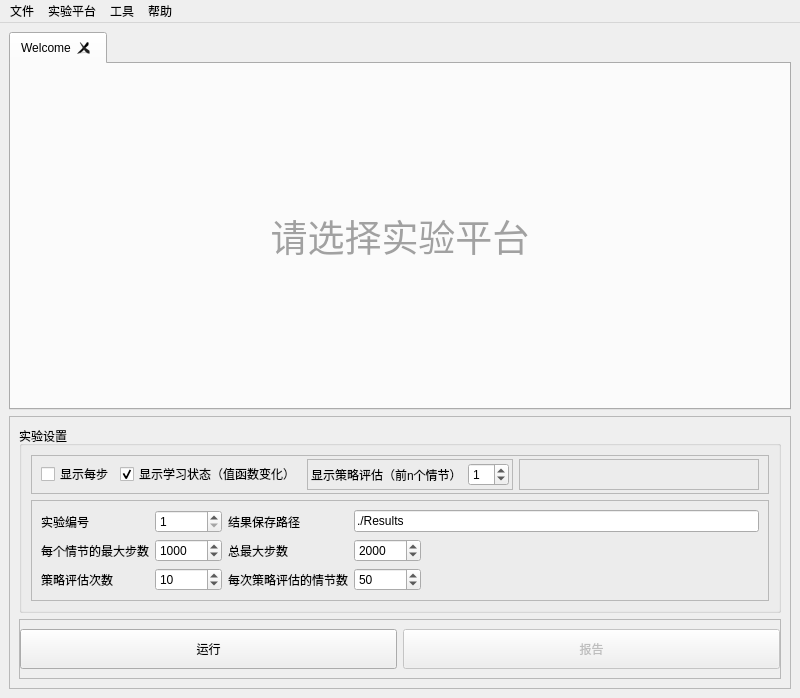
<?xml version="1.0" encoding="UTF-8"?>
<ui version="4.0">
 <class>MainWindow</class>
 <widget class="QMainWindow" name="MainWindow">
  <property name="geometry">
   <rect>
    <x>0</x>
    <y>0</y>
    <width>800</width>
    <height>698</height>
   </rect>
  </property>
  <property name="windowTitle">
   <string>强化学习实验平台</string>
  </property>
  <property name="locale">
   <locale language="Chinese" country="China"/>
  </property>
  <widget class="QWidget" name="centralwidget">
   <layout class="QGridLayout" name="gridLayout">
    <item row="1" column="0">
     <widget class="QFrame" name="frame">
      <property name="frameShape">
       <enum>QFrame::StyledPanel</enum>
      </property>
      <property name="frameShadow">
       <enum>QFrame::Raised</enum>
      </property>
      <layout class="QVBoxLayout" name="verticalLayout_2">
       <item>
        <widget class="QGroupBox" name="groupBox">
         <property name="title">
          <string>实验设置</string>
         </property>
         <layout class="QVBoxLayout" name="verticalLayout">
          <property name="sizeConstraint">
           <enum>QLayout::SetDefaultConstraint</enum>
          </property>
          <item>
           <widget class="QFrame" name="frame_3">
            <property name="sizePolicy">
             <sizepolicy hsizetype="Expanding" vsizetype="Preferred">
              <horstretch>0</horstretch>
              <verstretch>0</verstretch>
             </sizepolicy>
            </property>
            <property name="frameShape">
             <enum>QFrame::StyledPanel</enum>
            </property>
            <property name="frameShadow">
             <enum>QFrame::Raised</enum>
            </property>
            <layout class="QHBoxLayout" name="horizontalLayout_2">
             <property name="leftMargin">
              <number>9</number>
             </property>
             <property name="topMargin">
              <number>3</number>
             </property>
             <property name="rightMargin">
              <number>9</number>
             </property>
             <property name="bottomMargin">
              <number>3</number>
             </property>
             <item>
              <widget class="QCheckBox" name="chkShowSteps">
               <property name="text">
                <string>显示每步</string>
               </property>
              </widget>
             </item>
             <item>
              <widget class="QCheckBox" name="chkShowLearning">
               <property name="text">
                <string>显示学习状态（值函数变化）</string>
               </property>
               <property name="checked">
                <bool>true</bool>
               </property>
              </widget>
             </item>
             <item>
              <widget class="QFrame" name="frame_2">
               <property name="frameShape">
                <enum>QFrame::StyledPanel</enum>
               </property>
               <property name="frameShadow">
                <enum>QFrame::Raised</enum>
               </property>
               <layout class="QHBoxLayout" name="horizontalLayout" stretch="0,0">
                <property name="spacing">
                 <number>6</number>
                </property>
                <property name="sizeConstraint">
                 <enum>QLayout::SetMinAndMaxSize</enum>
                </property>
                <property name="margin">
                 <number>3</number>
                </property>
                <item>
                 <widget class="QLabel" name="label_2">
                  <property name="text">
                   <string>显示策略评估（前n个情节）</string>
                  </property>
                 </widget>
                </item>
                <item>
                 <widget class="QSpinBox" name="spShowPerformance">
                  <property name="value">
                   <number>1</number>
                  </property>
                 </widget>
                </item>
               </layout>
              </widget>
             </item>
             <item>
              <widget class="QFrame" name="frame_4">
               <property name="sizePolicy">
                <sizepolicy hsizetype="Expanding" vsizetype="Preferred">
                 <horstretch>0</horstretch>
                 <verstretch>0</verstretch>
                </sizepolicy>
               </property>
               <property name="frameShape">
                <enum>QFrame::StyledPanel</enum>
               </property>
               <property name="frameShadow">
                <enum>QFrame::Raised</enum>
               </property>
              </widget>
             </item>
            </layout>
           </widget>
          </item>
          <item>
           <widget class="QFrame" name="frame_5">
            <property name="frameShape">
             <enum>QFrame::StyledPanel</enum>
            </property>
            <property name="frameShadow">
             <enum>QFrame::Raised</enum>
            </property>
            <layout class="QGridLayout" name="gridLayout_4">
             <item row="1" column="0">
              <widget class="QLabel" name="label_6">
               <property name="sizePolicy">
                <sizepolicy hsizetype="Fixed" vsizetype="Preferred">
                 <horstretch>0</horstretch>
                 <verstretch>0</verstretch>
                </sizepolicy>
               </property>
               <property name="text">
                <string>每个情节的最大步数</string>
               </property>
              </widget>
             </item>
             <item row="2" column="0">
              <widget class="QLabel" name="label_4">
               <property name="sizePolicy">
                <sizepolicy hsizetype="Fixed" vsizetype="Preferred">
                 <horstretch>0</horstretch>
                 <verstretch>0</verstretch>
                </sizepolicy>
               </property>
               <property name="text">
                <string>策略评估次数</string>
               </property>
              </widget>
             </item>
             <item row="2" column="3">
              <widget class="QSpinBox" name="spChecksPerPolicy">
               <property name="sizePolicy">
                <sizepolicy hsizetype="Fixed" vsizetype="Fixed">
                 <horstretch>0</horstretch>
                 <verstretch>0</verstretch>
                </sizepolicy>
               </property>
               <property name="minimum">
                <number>1</number>
               </property>
               <property name="maximum">
                <number>999999999</number>
               </property>
               <property name="value">
                <number>50</number>
               </property>
              </widget>
             </item>
             <item row="1" column="3">
              <widget class="QSpinBox" name="spMaxSteps">
               <property name="sizePolicy">
                <sizepolicy hsizetype="Fixed" vsizetype="Fixed">
                 <horstretch>0</horstretch>
                 <verstretch>0</verstretch>
                </sizepolicy>
               </property>
               <property name="minimum">
                <number>1</number>
               </property>
               <property name="maximum">
                <number>999999999</number>
               </property>
               <property name="value">
                <number>2000</number>
               </property>
              </widget>
             </item>
             <item row="2" column="2">
              <widget class="QLabel" name="label_5">
               <property name="sizePolicy">
                <sizepolicy hsizetype="Fixed" vsizetype="Preferred">
                 <horstretch>0</horstretch>
                 <verstretch>0</verstretch>
                </sizepolicy>
               </property>
               <property name="text">
                <string>每次策略评估的情节数</string>
               </property>
              </widget>
             </item>
             <item row="1" column="2">
              <widget class="QLabel" name="label_3">
               <property name="sizePolicy">
                <sizepolicy hsizetype="Fixed" vsizetype="Preferred">
                 <horstretch>0</horstretch>
                 <verstretch>0</verstretch>
                </sizepolicy>
               </property>
               <property name="text">
                <string>总最大步数</string>
               </property>
              </widget>
             </item>
             <item row="2" column="1">
              <widget class="QSpinBox" name="spPolicyChecks">
               <property name="sizePolicy">
                <sizepolicy hsizetype="Fixed" vsizetype="Fixed">
                 <horstretch>0</horstretch>
                 <verstretch>0</verstretch>
                </sizepolicy>
               </property>
               <property name="maximum">
                <number>999999999</number>
               </property>
               <property name="value">
                <number>10</number>
               </property>
              </widget>
             </item>
             <item row="0" column="0">
              <widget class="QLabel" name="label_7">
               <property name="sizePolicy">
                <sizepolicy hsizetype="Fixed" vsizetype="Preferred">
                 <horstretch>0</horstretch>
                 <verstretch>0</verstretch>
                </sizepolicy>
               </property>
               <property name="text">
                <string>实验编号</string>
               </property>
              </widget>
             </item>
             <item row="0" column="3">
              <widget class="QLineEdit" name="txtPath">
               <property name="text">
                <string>./Results</string>
               </property>
              </widget>
             </item>
             <item row="0" column="2">
              <widget class="QLabel" name="label_8">
               <property name="text">
                <string>结果保存路径</string>
               </property>
              </widget>
             </item>
             <item row="1" column="1">
              <widget class="QSpinBox" name="spEpisodeCap">
               <property name="sizePolicy">
                <sizepolicy hsizetype="Fixed" vsizetype="Fixed">
                 <horstretch>0</horstretch>
                 <verstretch>0</verstretch>
                </sizepolicy>
               </property>
               <property name="minimum">
                <number>1</number>
               </property>
               <property name="maximum">
                <number>999999999</number>
               </property>
               <property name="value">
                <number>1000</number>
               </property>
              </widget>
             </item>
             <item row="0" column="1">
              <widget class="QSpinBox" name="spExpId">
               <property name="minimum">
                <number>1</number>
               </property>
               <property name="maximum">
                <number>1000</number>
               </property>
              </widget>
             </item>
            </layout>
           </widget>
          </item>
         </layout>
        </widget>
       </item>
       <item>
        <widget class="QFrame" name="frame_6">
         <property name="minimumSize">
          <size>
           <width>0</width>
           <height>60</height>
          </size>
         </property>
         <property name="frameShape">
          <enum>QFrame::StyledPanel</enum>
         </property>
         <property name="frameShadow">
          <enum>QFrame::Raised</enum>
         </property>
         <layout class="QHBoxLayout" name="horizontalLayout_3">
          <property name="leftMargin">
           <number>0</number>
          </property>
          <property name="rightMargin">
           <number>0</number>
          </property>
          <item>
           <widget class="QPushButton" name="btnRun">
            <property name="sizePolicy">
             <sizepolicy hsizetype="Minimum" vsizetype="Minimum">
              <horstretch>0</horstretch>
              <verstretch>0</verstretch>
             </sizepolicy>
            </property>
            <property name="text">
             <string>运行</string>
            </property>
           </widget>
          </item>
          <item>
           <widget class="QPushButton" name="btnReport">
            <property name="enabled">
             <bool>false</bool>
            </property>
            <property name="sizePolicy">
             <sizepolicy hsizetype="Minimum" vsizetype="Minimum">
              <horstretch>0</horstretch>
              <verstretch>0</verstretch>
             </sizepolicy>
            </property>
            <property name="text">
             <string>报告</string>
            </property>
           </widget>
          </item>
         </layout>
        </widget>
       </item>
      </layout>
     </widget>
    </item>
    <item row="0" column="0">
     <widget class="QTabWidget" name="tabTask">
      <property name="currentIndex">
       <number>0</number>
      </property>
      <property name="tabsClosable">
       <bool>true</bool>
      </property>
      <property name="movable">
       <bool>true</bool>
      </property>
      <widget class="QWidget" name="tab">
       <attribute name="title">
        <string>Welcome</string>
       </attribute>
       <layout class="QGridLayout" name="gridLayout_2">
        <item row="0" column="0">
         <widget class="QLabel" name="label">
          <property name="palette">
           <palette>
            <active>
             <colorrole role="WindowText">
              <brush brushstyle="SolidPattern">
               <color alpha="255">
                <red>161</red>
                <green>161</green>
                <blue>161</blue>
               </color>
              </brush>
             </colorrole>
            </active>
            <inactive>
             <colorrole role="WindowText">
              <brush brushstyle="SolidPattern">
               <color alpha="255">
                <red>161</red>
                <green>161</green>
                <blue>161</blue>
               </color>
              </brush>
             </colorrole>
            </inactive>
            <disabled>
             <colorrole role="WindowText">
              <brush brushstyle="SolidPattern">
               <color alpha="255">
                <red>120</red>
                <green>120</green>
                <blue>120</blue>
               </color>
              </brush>
             </colorrole>
            </disabled>
           </palette>
          </property>
          <property name="font">
           <font>
            <pointsize>28</pointsize>
           </font>
          </property>
          <property name="text">
           <string>请选择实验平台</string>
          </property>
          <property name="alignment">
           <set>Qt::AlignCenter</set>
          </property>
         </widget>
        </item>
       </layout>
      </widget>
     </widget>
    </item>
   </layout>
  </widget>
  <widget class="QMenuBar" name="menubar">
   <property name="geometry">
    <rect>
     <x>0</x>
     <y>0</y>
     <width>800</width>
     <height>23</height>
    </rect>
   </property>
   <widget class="QMenu" name="menu">
    <property name="title">
     <string>文件</string>
    </property>
    <addaction name="actionExit"/>
   </widget>
   <widget class="QMenu" name="menu_2">
    <property name="title">
     <string>实验平台</string>
    </property>
    <addaction name="actionGridWorld"/>
    <addaction name="actionMountainCar"/>
    <addaction name="actionAcrobot"/>
   </widget>
   <widget class="QMenu" name="menu_3">
    <property name="title">
     <string>工具</string>
    </property>
   </widget>
   <widget class="QMenu" name="menu_4">
    <property name="title">
     <string>帮助</string>
    </property>
    <addaction name="actionAbout"/>
   </widget>
   <addaction name="menu"/>
   <addaction name="menu_2"/>
   <addaction name="menu_3"/>
   <addaction name="menu_4"/>
  </widget>
  <action name="actionExit">
   <property name="text">
    <string>退出</string>
   </property>
  </action>
  <action name="actionGridWorld">
   <property name="text">
    <string>GridWorld</string>
   </property>
  </action>
  <action name="actionMountainCar">
   <property name="text">
    <string>MountainCar</string>
   </property>
  </action>
  <action name="actionAcrobot">
   <property name="text">
    <string>Acrobot</string>
   </property>
  </action>
  <action name="actionAbout">
   <property name="text">
    <string>关于</string>
   </property>
  </action>
 </widget>
 <resources/>
 <connections/>
</ui>
